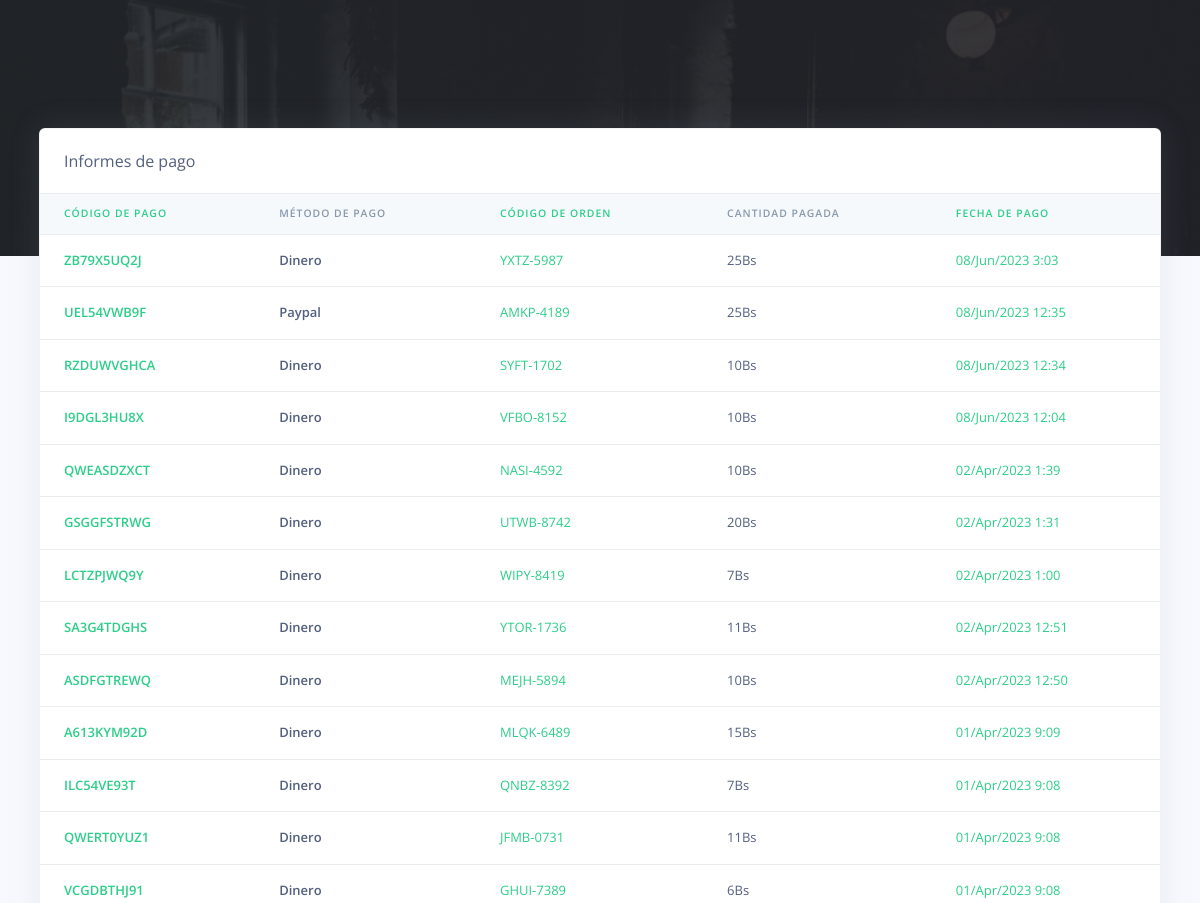
The page /Restro/admin/payments_reports.php (signed in, upper part) on the database as committed earlier.
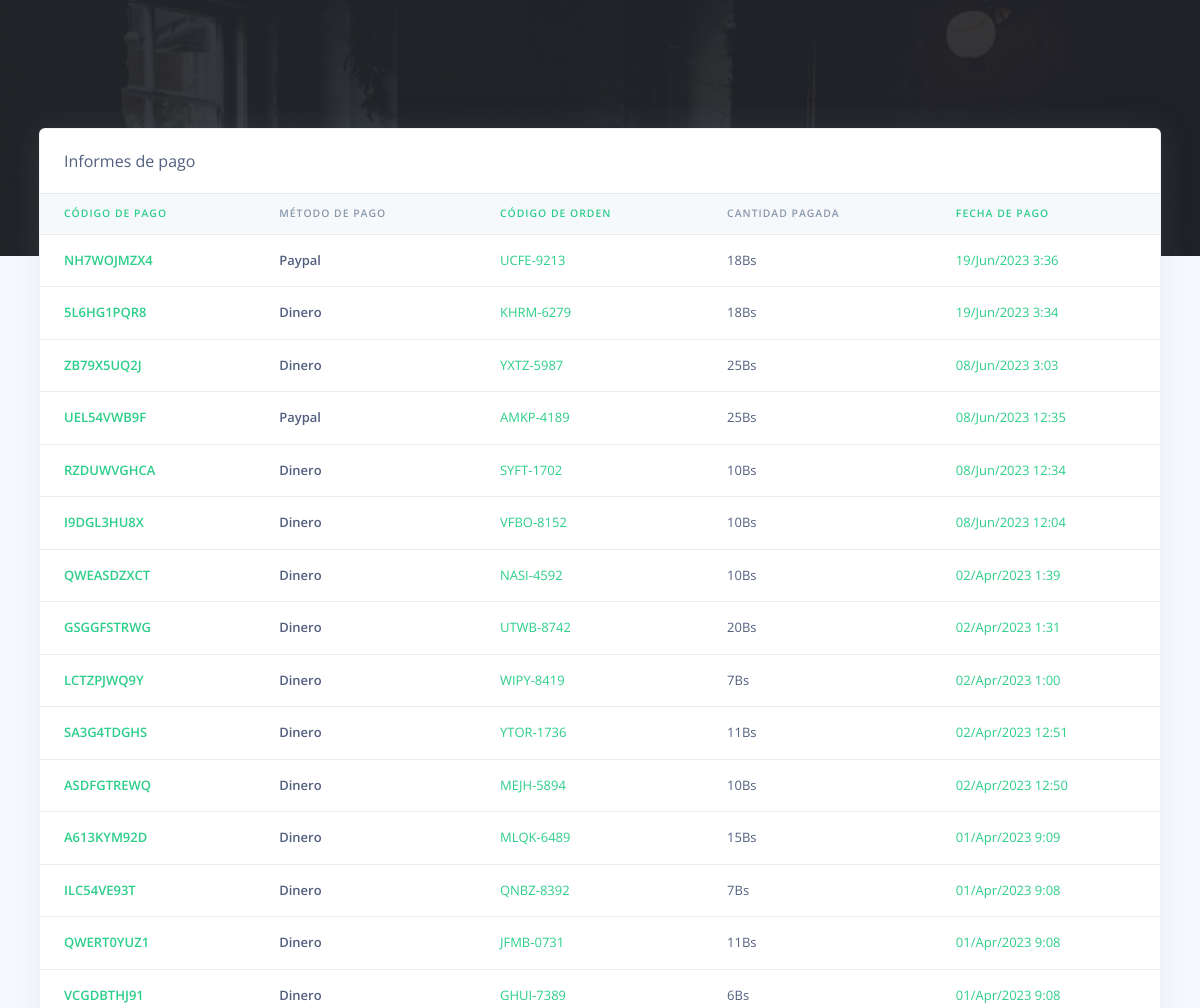
The same page on the database as committed later.
### tables this page shows
CREATE TABLE `rpos_pagos` (
  `pago_id` varchar(200) NOT NULL,
  `pago_code` varchar(200) NOT NULL,
  `pedido_code` varchar(200) NOT NULL,
  `cliente_id` varchar(200) NOT NULL,
  `pago_monto` varchar(200) NOT NULL,
  `pago_metodo` varchar(200) NOT NULL,
  `created_at` timestamp(6) NOT NULL DEFAULT current_timestamp(6) ON UPDATE current_timestamp(6)
);

### Restro/admin/payments_reports.php (the view, shortened to what this page needs)
<?php
include('config/config.php');
require_once('partials/_head.php');
?>
<body>
    <div class="main-content">
        <div class="container-fluid mt--8">
            <div class="row">
                <div class="col">
                    <div class="card shadow">
                        <div class="card-header border-0">
                        Informes de pago
                        </div>
                        <div class="table-responsive">
                            <table class="table align-items-center table-flush">
                                <thead class="thead-light">
                                    <tr>
                                        <th class="text-success" scope="col">CÓDIGO DE PAGO</th>
                                        <th scope="col">MÉTODO DE PAGO</th>
                                        <th class="text-success" scope="col">CÓDIGO DE ORDEN</th>
                                        <th scope="col">CANTIDAD PAGADA</th>
                                        <th class="text-success" scope="col">FECHA DE PAGO</th>
                                    </tr>
                                </thead>
                                <tbody>
                                    <?php
                                    $ret = "SELECT * FROM  rpos_pagos ORDER BY `created_at` DESC ";
                                    $stmt = $mysqli->prepare($ret);
                                    $stmt->execute();
                                    $res = $stmt->get_result();
                                    while ($payment = $res->fetch_object()) {
                                    ?>
                                        <tr>
                                            <th class="text-success" scope="row">
                                                <?php echo $payment->pago_code; ?>
                                            </th>
                                            <th scope="row">
                                                <?php echo $payment->pago_metodo; ?>
                                            </th>
                                            <td class="text-success">
                                                <?php echo $payment->pedido_code; ?>
                                            </td>
                                            <td>
                                                <?php echo $payment->pago_monto; ?>Bs
                                            </td>
                                            <td class="text-success">
                                                <?php echo date('d/M/Y g:i', strtotime($payment->created_at)) ?>
                                            </td>
                                        </tr>
                                    <?php } ?>
                                </tbody>
                            </table>
                        </div>
                    </div>
                </div>
            </div>
        </div>
    </div>
</body>
</html>

Rows that differ between the two databases and show on the page:
added rpos_pagos: pago_code "NH7WOJMZX4", pago_metodo "Paypal", pedido_code "UCFE-9213", pago_monto "18", created_at "19/Jun/2023 3:36"
added rpos_pagos: pago_code "5L6HG1PQR8", pago_metodo "Dinero", pedido_code "KHRM-6279", pago_monto "18", created_at "19/Jun/2023 3:34"
